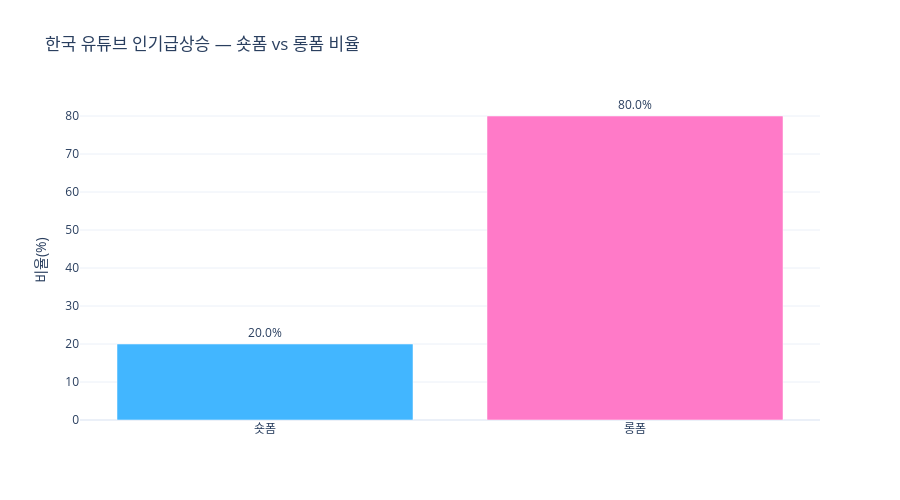

The notebook cell saved with this chart:
### Markdown cell above
## 7. 결과 확인 + 시각화

### Code cell
import plotly.graph_objects as go

# 포맷별 비율
format_counts = df['format_type'].value_counts()
shortform_ratio = round(format_counts.get('shortform', 0) / len(df) * 100, 1)
longform_ratio  = round(format_counts.get('longform', 0)  / len(df) * 100, 1)

print(f'숏폼 비율: {shortform_ratio}%')
print(f'롱폼 비율: {longform_ratio}%')

fig = go.Figure(go.Bar(
    x=['숏폼', '롱폼'],
    y=[shortform_ratio, longform_ratio],
    text=[f'{shortform_ratio}%', f'{longform_ratio}%'],
    textposition='outside',
    marker_color=['#42B6FF', '#FF7AC8']
))
fig.update_layout(
    title='한국 유튜브 인기급상승 — 숏폼 vs 롱폼 비율',
    yaxis_title='비율(%)',
    template='plotly_white',
    height=500
)
fig.show()

### Figure 1 — Plotly figure (JSON) as saved in the notebook; plotly's stock layout.template omitted (floating-point values rounded to 4 significant figures)
{"data": [{"marker": {"color": ["#42B6FF", "#FF7AC8"]}, "text": ["20.0%", "80.0%"], "textposition": "outside", "type": "bar", "x": ["숏폼", "롱폼"], "y": [20, 80]}], "layout": {"height": 500, "title": {"text": "한국 유튜브 인기급상승 — 숏폼 vs 롱폼 비율"}, "yaxis": {"title": {"text": "비율(%)"}}}}
